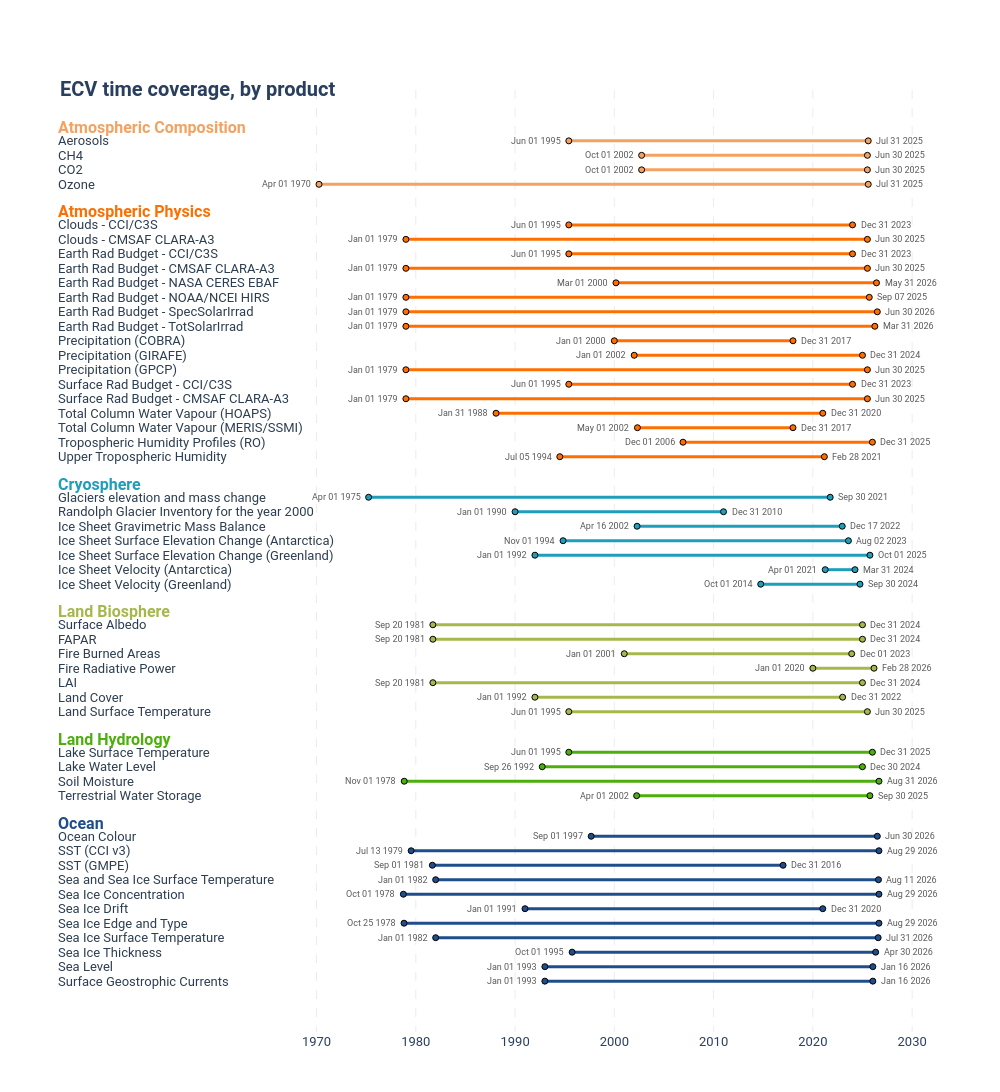

The cell this chart's notebook holds for it:
### Code cell
# new tweaked plot

df = prod_pd.copy(deep=True)
df["DateBeg"] = pd.to_datetime(df["DateBeg"])
df["DateEnd"] = pd.to_datetime(df["DateEnd"])

hub_colors = {
    "Atmospheric Composition": "#f4a261",
    "Atmospheric Physics": "#ff6f00",
    "Cryosphere": "#1f9ebc",
    "Land Biosphere": "#a6b84c",
    "Land Hydrology": "#4caf0b",
    "Ocean": "#1f4e8c"
}

fig = go.Figure()

y_positions = []
y_labels = []
hub_first_y = {}
current_y = 0

# ---------- BUILD TIMELINE ----------
for hub in df["Thematic Hub"].unique():

    hub_df = df[df["Thematic Hub"] == hub]

    hub_first_y[hub] = current_y  # store first row position

    for _, row in hub_df.iterrows():

        # Line + markers
        fig.add_trace(go.Scatter(
            x=[row["DateBeg"], row["DateEnd"]],
            y=[current_y, current_y],
            mode="lines+markers",
            line=dict(color=hub_colors[hub], width=3),   # thinner
            marker=dict(
                size=6,
                color=hub_colors[hub],
                line=dict(color="black", width=1)
            ),
            showlegend=False
        ))

        # End date
        fig.add_annotation(
            x=row["DateEnd"],
            y=current_y,
            text=row["DateEnd"].strftime("%b %d %Y"),
            showarrow=False,
            xanchor="left",
            xshift=6,
            font=dict(size=9, color="rgba(0,0,0,0.65)")
        )

        # Start date
        fig.add_annotation(
            x=row["DateBeg"],
            y=current_y,
            text=row["DateBeg"].strftime("%b %d %Y"),
            showarrow=False,
            xanchor="right",
            xshift=-6,
            font=dict(size=9, color="rgba(0,0,0,0.65)")
        )

        y_labels.append(row["Product"])
        y_positions.append(current_y)
        current_y -= 1

    current_y -= 1.8  # extra spacing between hubs


# ---------- REMOVE DEFAULT Y TICKS ----------
fig.update_yaxes(showticklabels=False, showgrid=False)


# Product labels
for y_val, label in zip(y_positions, y_labels):
    fig.add_annotation(
        x=-0.30,
        y=y_val,
        xref="paper",
        yref="y",
        text=label,
        showarrow=False,
        xanchor="left",
        align="left",
        font=dict(size=13, color="#2c3e50")
    )

# Hub headers
for hub, y_val in hub_first_y.items():
    fig.add_annotation(
        x=-0.30,
        y=y_val + 0.9,
        xref="paper",
        yref="y",
        text=f"<b>{hub}</b>",
        showarrow=False,
        xanchor="left",
        align="left",
        font=dict(size=16, color=hub_colors[hub])
    )


# ---------- AXES STYLE ----------
fig.update_xaxes(
    showgrid=True,
    gridcolor="rgba(0,0,0,0.08)",  # lighter
    griddash="dash",
    zeroline=False
)


# ---------- LAYOUT ----------
fig.update_layout(
    title=dict(
        text="<b>ECV time coverage, by product</b>",
        x=0.06,
        y=0.925,
        xanchor="left",
        font=dict(size=20, family="Roboto")
    ),
    font=dict(family="Roboto", size=13),
    plot_bgcolor="white",
    paper_bgcolor="white",
    margin=dict(l=260, r=60, t=90, b=60),
    width=1000,
    height=1200,
    autosize=False
)


fig.write_image(f'temporal_coverage_by_Product_{today_date}_v2.png', scale=4)
fig.show()
